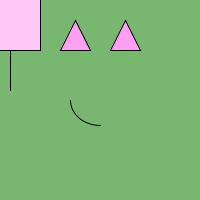
Frame 1 (no input)
Frame 60 (the mouse pressed at the canvas centre just before this capture): identical to frame 1, image omitted
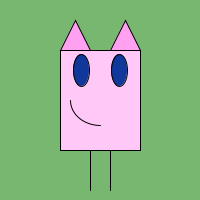
Frame 120 (the mouse held since frame 60 and released just before this capture)

The Processing sketch that drew these frames (run headless with seeded random() and noise(); from frame 60 on, the mouse is pressed at the canvas centre):

// Processing sketch: processing_25206
// ── processing_25206.pde

void setup(){
  size(200,200); //set the size of the window
  smooth();
  frameRate(30);
}

void draw(){
  background(119,183,111); //a colour background

rectMode(CENTER);

//body
stroke(0);
fill(255,200,247);
rect(mouseX,mouseY,80,100);

//ears
fill(255,160,240);
triangle(60,50,75,20,90,50);
fill(255,160,240);
triangle(110,50,125,20,140,50);

//eyes
fill(16,56,155);
ellipse(mouseX-19,mouseY-30,16,32);
ellipse(mouseX+19,mouseY-30,16,32);

//legs
stroke(0);
line(mouseX-10,mouseY+50,mouseX-10,mouseY+90);
line(mouseX+10,mouseY+50,mouseX+10,mouseY+90);

//smile
noFill();
arc(100,100,60,50,PI/2,PI);
}

void mousePressed(){
  println("Hi!I have ears.");
}
